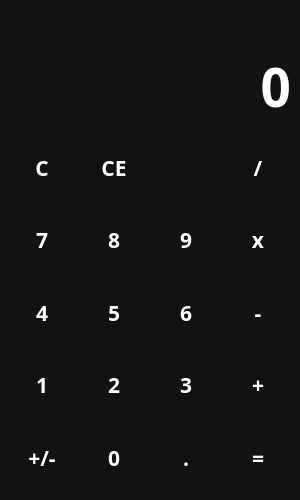
<?xml version="1.0" encoding="UTF-8"?>
<ui version="4.0">
 <class>MainWindow</class>
 <widget class="QMainWindow" name="MainWindow">
  <property name="geometry">
   <rect>
    <x>0</x>
    <y>0</y>
    <width>300</width>
    <height>500</height>
   </rect>
  </property>
  <property name="minimumSize">
   <size>
    <width>300</width>
    <height>500</height>
   </size>
  </property>
  <property name="windowTitle">
   <string>Culculator</string>
  </property>
  <property name="windowIcon">
   <iconset>
    <normaloff>:/icons/icons/calculator.png</normaloff>:/icons/icons/calculator.png</iconset>
  </property>
  <property name="styleSheet">
   <string notr="true">QWidget {
	color: white;
	background-color: #121212;
	font-family: Rubik;
	font-size: 16pt;
	font-weight: 600;
}

QPushButton {
	background-color: transparent;
	border: none;
}

QPushButton:hover {
	background-color: #666;
}

QPushButton:pressed {
	background-color: #888;
}</string>
  </property>
  <widget class="QWidget" name="centralwidget">
   <layout class="QVBoxLayout" name="verticalLayout" stretch="1,3">
    <item>
     <layout class="QVBoxLayout" name="labels_layout">
      <item>
       <widget class="QLabel" name="exp_label">
        <property name="sizePolicy">
         <sizepolicy hsizetype="Preferred" vsizetype="Maximum">
          <horstretch>0</horstretch>
          <verstretch>0</verstretch>
         </sizepolicy>
        </property>
        <property name="styleSheet">
         <string notr="true">color: #888;border: none;</string>
        </property>
        <property name="text">
         <string/>
        </property>
        <property name="alignment">
         <set>Qt::AlignRight|Qt::AlignTrailing|Qt::AlignVCenter</set>
        </property>
       </widget>
      </item>
      <item>
       <widget class="QLabel" name="num_label">
        <property name="sizePolicy">
         <sizepolicy hsizetype="Preferred" vsizetype="Expanding">
          <horstretch>0</horstretch>
          <verstretch>0</verstretch>
         </sizepolicy>
        </property>
        <property name="styleSheet">
         <string notr="true">font-size: 40pt;border: none;</string>
        </property>
        <property name="text">
         <string>0</string>
        </property>
        <property name="alignment">
         <set>Qt::AlignRight|Qt::AlignTrailing|Qt::AlignVCenter</set>
        </property>
       </widget>
      </item>
     </layout>
    </item>
    <item>
     <layout class="QGridLayout" name="buttons_layout">
      <item row="3" column="2">
       <widget class="QPushButton" name="btn_3">
        <property name="sizePolicy">
         <sizepolicy hsizetype="Minimum" vsizetype="Expanding">
          <horstretch>0</horstretch>
          <verstretch>0</verstretch>
         </sizepolicy>
        </property>
        <property name="cursor">
         <cursorShape>PointingHandCursor</cursorShape>
        </property>
        <property name="text">
         <string>3</string>
        </property>
       </widget>
      </item>
      <item row="0" column="0">
       <widget class="QPushButton" name="btn_clear_num">
        <property name="sizePolicy">
         <sizepolicy hsizetype="Minimum" vsizetype="Expanding">
          <horstretch>0</horstretch>
          <verstretch>0</verstretch>
         </sizepolicy>
        </property>
        <property name="cursor">
         <cursorShape>PointingHandCursor</cursorShape>
        </property>
        <property name="text">
         <string>C</string>
        </property>
       </widget>
      </item>
      <item row="3" column="0">
       <widget class="QPushButton" name="btn_1">
        <property name="sizePolicy">
         <sizepolicy hsizetype="Minimum" vsizetype="Expanding">
          <horstretch>0</horstretch>
          <verstretch>0</verstretch>
         </sizepolicy>
        </property>
        <property name="cursor">
         <cursorShape>PointingHandCursor</cursorShape>
        </property>
        <property name="text">
         <string>1</string>
        </property>
        <property name="shortcut">
         <string>1</string>
        </property>
       </widget>
      </item>
      <item row="2" column="0">
       <widget class="QPushButton" name="btn_4">
        <property name="sizePolicy">
         <sizepolicy hsizetype="Minimum" vsizetype="Expanding">
          <horstretch>0</horstretch>
          <verstretch>0</verstretch>
         </sizepolicy>
        </property>
        <property name="cursor">
         <cursorShape>PointingHandCursor</cursorShape>
        </property>
        <property name="text">
         <string>4</string>
        </property>
        <property name="shortcut">
         <string>4</string>
        </property>
       </widget>
      </item>
      <item row="1" column="3">
       <widget class="QPushButton" name="btn_multiplication">
        <property name="sizePolicy">
         <sizepolicy hsizetype="Minimum" vsizetype="Expanding">
          <horstretch>0</horstretch>
          <verstretch>0</verstretch>
         </sizepolicy>
        </property>
        <property name="cursor">
         <cursorShape>PointingHandCursor</cursorShape>
        </property>
        <property name="text">
         <string>x</string>
        </property>
        <property name="shortcut">
         <string>*</string>
        </property>
       </widget>
      </item>
      <item row="4" column="2">
       <widget class="QPushButton" name="btn_point">
        <property name="sizePolicy">
         <sizepolicy hsizetype="Minimum" vsizetype="Expanding">
          <horstretch>0</horstretch>
          <verstretch>0</verstretch>
         </sizepolicy>
        </property>
        <property name="cursor">
         <cursorShape>PointingHandCursor</cursorShape>
        </property>
        <property name="text">
         <string>.</string>
        </property>
       </widget>
      </item>
      <item row="1" column="0">
       <widget class="QPushButton" name="btn_7">
        <property name="sizePolicy">
         <sizepolicy hsizetype="Minimum" vsizetype="Expanding">
          <horstretch>0</horstretch>
          <verstretch>0</verstretch>
         </sizepolicy>
        </property>
        <property name="cursor">
         <cursorShape>PointingHandCursor</cursorShape>
        </property>
        <property name="text">
         <string>7</string>
        </property>
       </widget>
      </item>
      <item row="4" column="1">
       <widget class="QPushButton" name="btn_0">
        <property name="sizePolicy">
         <sizepolicy hsizetype="Minimum" vsizetype="Expanding">
          <horstretch>0</horstretch>
          <verstretch>0</verstretch>
         </sizepolicy>
        </property>
        <property name="cursor">
         <cursorShape>PointingHandCursor</cursorShape>
        </property>
        <property name="text">
         <string>0</string>
        </property>
        <property name="shortcut">
         <string>0</string>
        </property>
       </widget>
      </item>
      <item row="4" column="0">
       <widget class="QPushButton" name="btn_negate">
        <property name="sizePolicy">
         <sizepolicy hsizetype="Minimum" vsizetype="Expanding">
          <horstretch>0</horstretch>
          <verstretch>0</verstretch>
         </sizepolicy>
        </property>
        <property name="cursor">
         <cursorShape>PointingHandCursor</cursorShape>
        </property>
        <property name="text">
         <string>+/-</string>
        </property>
       </widget>
      </item>
      <item row="4" column="3">
       <widget class="QPushButton" name="btn_equals">
        <property name="sizePolicy">
         <sizepolicy hsizetype="Minimum" vsizetype="Expanding">
          <horstretch>0</horstretch>
          <verstretch>0</verstretch>
         </sizepolicy>
        </property>
        <property name="cursor">
         <cursorShape>PointingHandCursor</cursorShape>
        </property>
        <property name="text">
         <string>=</string>
        </property>
        <property name="shortcut">
         <string>Enter</string>
        </property>
       </widget>
      </item>
      <item row="3" column="3">
       <widget class="QPushButton" name="btn_addition">
        <property name="sizePolicy">
         <sizepolicy hsizetype="Minimum" vsizetype="Expanding">
          <horstretch>0</horstretch>
          <verstretch>0</verstretch>
         </sizepolicy>
        </property>
        <property name="cursor">
         <cursorShape>PointingHandCursor</cursorShape>
        </property>
        <property name="text">
         <string>+</string>
        </property>
        <property name="shortcut">
         <string>+</string>
        </property>
       </widget>
      </item>
      <item row="2" column="3">
       <widget class="QPushButton" name="btn_subtraction">
        <property name="sizePolicy">
         <sizepolicy hsizetype="Minimum" vsizetype="Expanding">
          <horstretch>0</horstretch>
          <verstretch>0</verstretch>
         </sizepolicy>
        </property>
        <property name="cursor">
         <cursorShape>PointingHandCursor</cursorShape>
        </property>
        <property name="text">
         <string>-</string>
        </property>
        <property name="shortcut">
         <string>-</string>
        </property>
       </widget>
      </item>
      <item row="0" column="3">
       <widget class="QPushButton" name="btn_division">
        <property name="sizePolicy">
         <sizepolicy hsizetype="Minimum" vsizetype="Expanding">
          <horstretch>0</horstretch>
          <verstretch>0</verstretch>
         </sizepolicy>
        </property>
        <property name="cursor">
         <cursorShape>PointingHandCursor</cursorShape>
        </property>
        <property name="text">
         <string>/</string>
        </property>
        <property name="shortcut">
         <string>/</string>
        </property>
       </widget>
      </item>
      <item row="3" column="1">
       <widget class="QPushButton" name="btn_2">
        <property name="sizePolicy">
         <sizepolicy hsizetype="Minimum" vsizetype="Expanding">
          <horstretch>0</horstretch>
          <verstretch>0</verstretch>
         </sizepolicy>
        </property>
        <property name="cursor">
         <cursorShape>PointingHandCursor</cursorShape>
        </property>
        <property name="text">
         <string>2</string>
        </property>
        <property name="shortcut">
         <string>2</string>
        </property>
       </widget>
      </item>
      <item row="0" column="2">
       <widget class="QPushButton" name="btn_backspace">
        <property name="sizePolicy">
         <sizepolicy hsizetype="Minimum" vsizetype="Expanding">
          <horstretch>0</horstretch>
          <verstretch>0</verstretch>
         </sizepolicy>
        </property>
        <property name="cursor">
         <cursorShape>PointingHandCursor</cursorShape>
        </property>
        <property name="text">
         <string/>
        </property>
        <property name="icon">
         <iconset>
          <normaloff>:/icons/icons/backspace.png</normaloff>:/icons/icons/backspace.png</iconset>
        </property>
        <property name="iconSize">
         <size>
          <width>24</width>
          <height>24</height>
         </size>
        </property>
        <property name="shortcut">
         <string>Backspace</string>
        </property>
       </widget>
      </item>
      <item row="2" column="1">
       <widget class="QPushButton" name="btn_5">
        <property name="sizePolicy">
         <sizepolicy hsizetype="Minimum" vsizetype="Expanding">
          <horstretch>0</horstretch>
          <verstretch>0</verstretch>
         </sizepolicy>
        </property>
        <property name="cursor">
         <cursorShape>PointingHandCursor</cursorShape>
        </property>
        <property name="text">
         <string>5</string>
        </property>
       </widget>
      </item>
      <item row="1" column="2">
       <widget class="QPushButton" name="btn_9">
        <property name="sizePolicy">
         <sizepolicy hsizetype="Minimum" vsizetype="Expanding">
          <horstretch>0</horstretch>
          <verstretch>0</verstretch>
         </sizepolicy>
        </property>
        <property name="cursor">
         <cursorShape>PointingHandCursor</cursorShape>
        </property>
        <property name="text">
         <string>9</string>
        </property>
        <property name="shortcut">
         <string/>
        </property>
       </widget>
      </item>
      <item row="1" column="1">
       <widget class="QPushButton" name="btn_8">
        <property name="sizePolicy">
         <sizepolicy hsizetype="Minimum" vsizetype="Expanding">
          <horstretch>0</horstretch>
          <verstretch>0</verstretch>
         </sizepolicy>
        </property>
        <property name="cursor">
         <cursorShape>PointingHandCursor</cursorShape>
        </property>
        <property name="text">
         <string>8</string>
        </property>
        <property name="shortcut">
         <string/>
        </property>
       </widget>
      </item>
      <item row="0" column="1">
       <widget class="QPushButton" name="btn_clear_all">
        <property name="sizePolicy">
         <sizepolicy hsizetype="Minimum" vsizetype="Expanding">
          <horstretch>0</horstretch>
          <verstretch>0</verstretch>
         </sizepolicy>
        </property>
        <property name="cursor">
         <cursorShape>PointingHandCursor</cursorShape>
        </property>
        <property name="text">
         <string>CE</string>
        </property>
        <property name="shortcut">
         <string/>
        </property>
       </widget>
      </item>
      <item row="2" column="2">
       <widget class="QPushButton" name="btn_6">
        <property name="sizePolicy">
         <sizepolicy hsizetype="Minimum" vsizetype="Expanding">
          <horstretch>0</horstretch>
          <verstretch>0</verstretch>
         </sizepolicy>
        </property>
        <property name="cursor">
         <cursorShape>PointingHandCursor</cursorShape>
        </property>
        <property name="text">
         <string>6</string>
        </property>
        <property name="shortcut">
         <string>6</string>
        </property>
       </widget>
      </item>
     </layout>
    </item>
   </layout>
  </widget>
 </widget>
 <resources>
  <include location="files.qrc"/>
 </resources>
 <connections/>
</ui>
